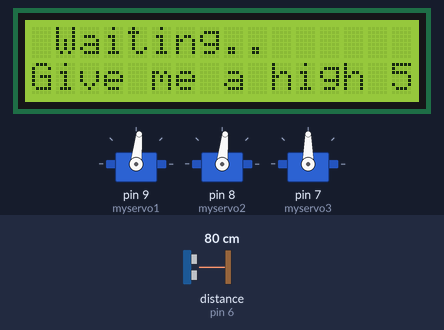
The sketch below on a simulated Arduino Uno, built with avr-gcc and run on an emulated ATmega328P. Shown: 3 × servo, 16×2 character LCD. Wiring (inferred from the names in the program): ultrasonic range finder: trigger pin 5; echo pin 6. The inputs (shaded band) are chosen by the test bench; at power-on: distance to the obstacle (sensor on pin 6) 80 cm. The echo pulse lasts 58.3 µs per cm; what the sketch prints to the serial monitor is not drawn.

Above: at 1.2 s.
1.3 s: distance to the obstacle (sensor on pin 6) set to 4 cm
At 2.7 s:
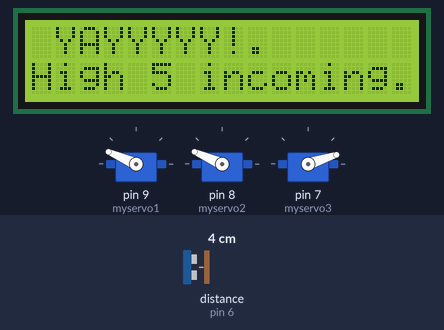
4.3 s: distance to the obstacle (sensor on pin 6) set to 2 cm
At 4.57 s:
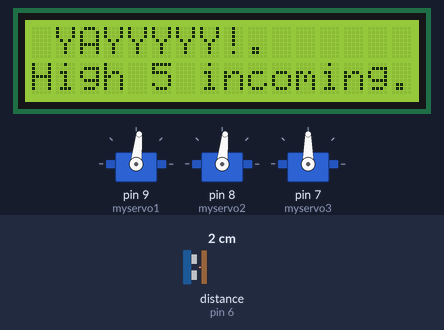
Timing chart, 0 to 7.3 s (numbered marks = the images above; inputs shaded):
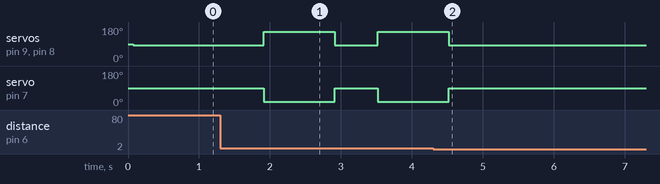

The sketch:

old_arduino_ide_robotic_arm_code.ino
```cpp
#include <Servo.h>
#include <LiquidCrystal.h>


Servo myservo1;
Servo myservo2;
Servo myservo3;

#define echoPin 6 // attach pin D2 Arduino to pin Echo of HC-SR04
#define trigPin 5 //attach pin D3 Arduino to pin Trig of HC-SR04
#define buzzerPin 8


long duration;
int distance;
int measurement;

int val = 0;
int i;
int k = 0;

const int rs = 32, en = 30, d4 = 28, d5 = 26, d6 = 24, d7 = 22;
LiquidCrystal lcd(rs, en, d4, d5, d6, d7);


void setup() {
  myservo1.attach(9,700,2200);
  myservo2.attach(8,700,2200);
  myservo3.attach(7,700,2200);

  pinMode(trigPin, OUTPUT);
  pinMode(echoPin, INPUT);

  Serial.begin(9600);

  lcd.begin(16, 2);
}

void loop() {
  lcd.setCursor(1, 0);


  digitalWrite(trigPin, LOW);
  delayMicroseconds(2);

  digitalWrite(trigPin, HIGH);
  delayMicroseconds(10);
  digitalWrite(trigPin, LOW);

  duration = pulseIn(echoPin, HIGH);

  distance = duration * 0.034 / 2;

  Serial.print("Distance: ");
  Serial.print(distance);
  Serial.println(" cm");


  lcd.print("Waiting..");
  lcd.setCursor(0,1);
  lcd.print("Give me a high 5!");
  lcd.setCursor(1,0);

  if((distance == 3)){
    i=0;
    lcd.print("YAYYYYY!");
    lcd.setCursor(0,1);
    lcd.print("High 5 incoming...!");
    delay(500);
  myservo1.write(2000);
  myservo2.write(2000);
  myservo3.write(850);
  k = 1;

  }
  if(k == 1){
    delay(1000);
    k = 0;
  }

 myservo1.write(1400);
 myservo2.write(1400);
 myservo3.write(1450);

  delay(100);
  lcd.clear();


}
```

Measured:
- after the input at 1.3 s, servo on pin 9 (myservo1), servo on pin 8 (myservo2): 84° → 156° after 0.61 s, → 84° 1.0 s later, → 156° 0.61 s later; servo on pin 7 (myservo3): 90° → 18° after 0.61 s, → 90° 1.0 s later, → 18° 0.61 s later; the display: first differs from a run without the input after 0.11 s (image 1)
- after the input at 4.3 s, servo on pin 9 (myservo1), servo on pin 8 (myservo2): goes on until 4.5 s, then stays 84°; servo on pin 7 (myservo3): goes on until 4.5 s, then stays 90°
- what the display in image 1 shows lasts 1.6 s, from 1.4 s to 3.0 s
